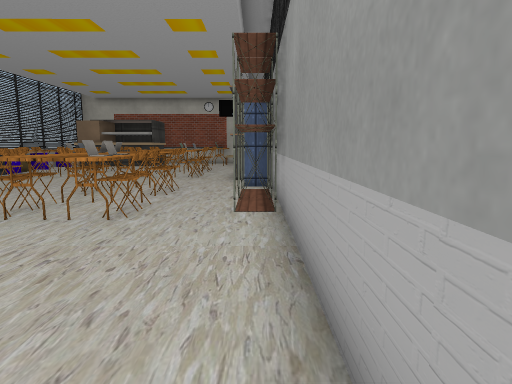
view 1 (above)

19 first-person views from a walk through a Unity game level. The camera is 1.3 m above the floor, tilts 8° down and sees 75° across. The floor is counted in squares, 1 m on a side. Each view is taken from the middle of a square. On the plan, view 1 faces up. The plan holds only what a view shows up to about 14 squares ahead; the rest is blank. The player character is not drawn. Door leaves are left out, so doorways stand open. Some surface patterns are stand-ins.

view 2
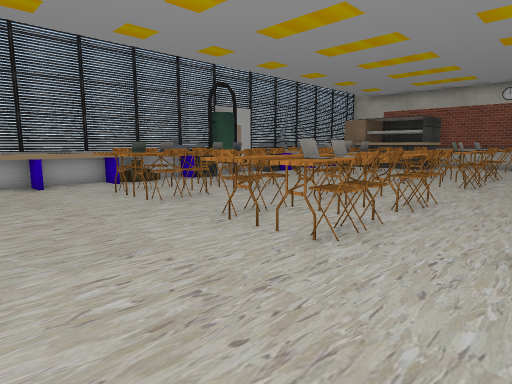

view 3
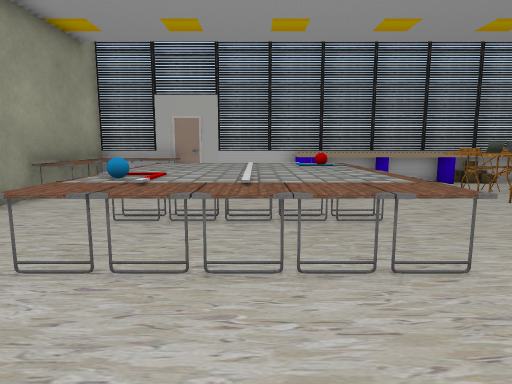

view 4
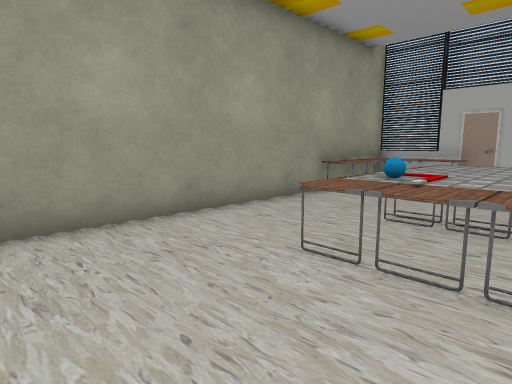

view 5
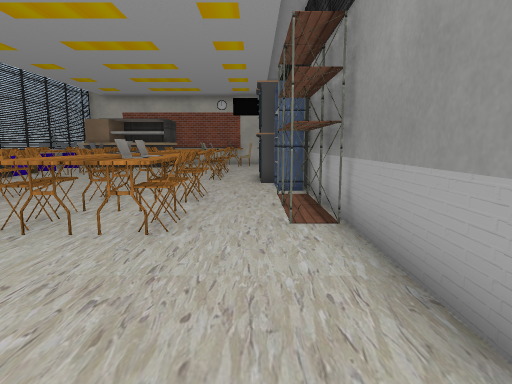

view 6
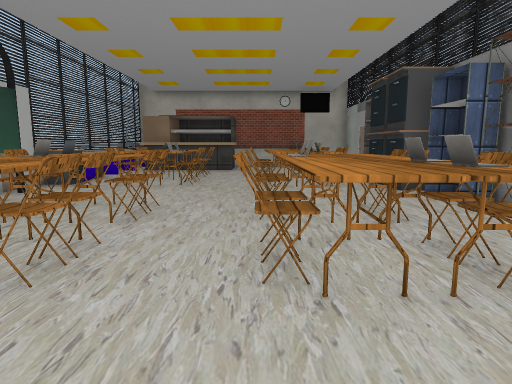

view 7
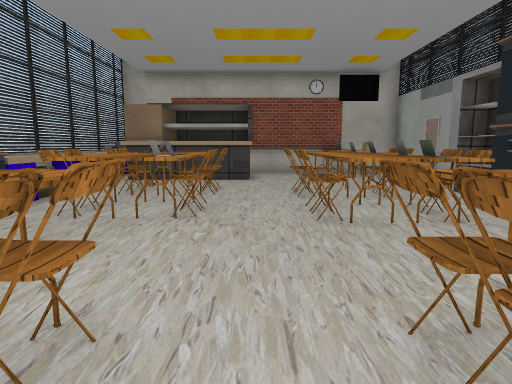

view 8
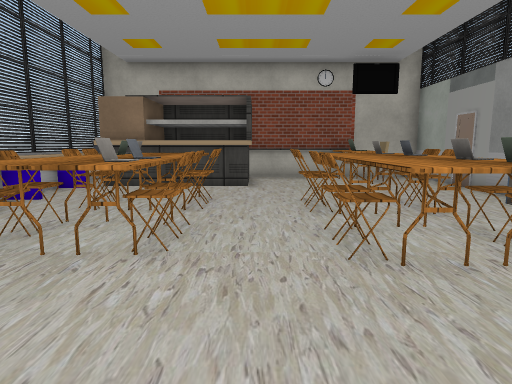

view 9
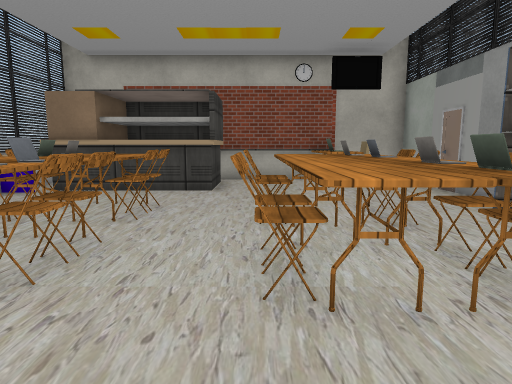

view 10
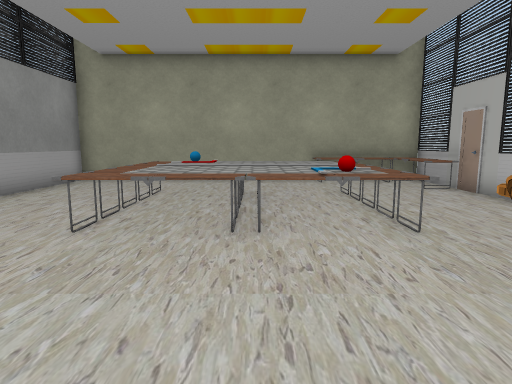

view 11
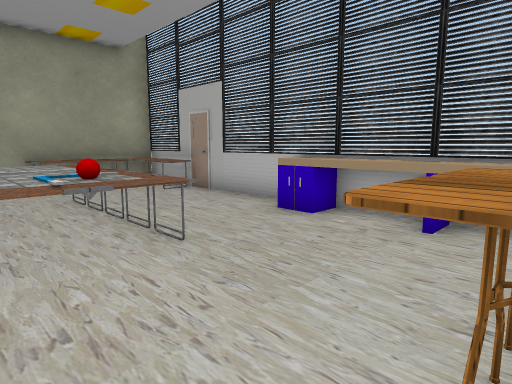

view 12
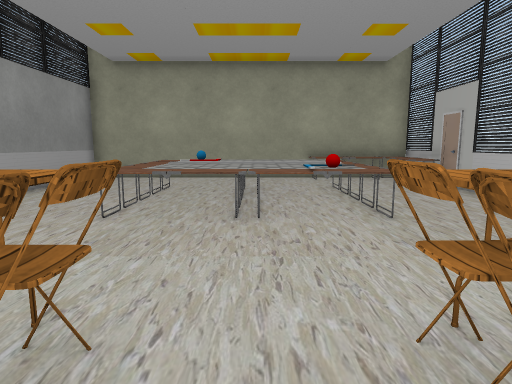

view 13
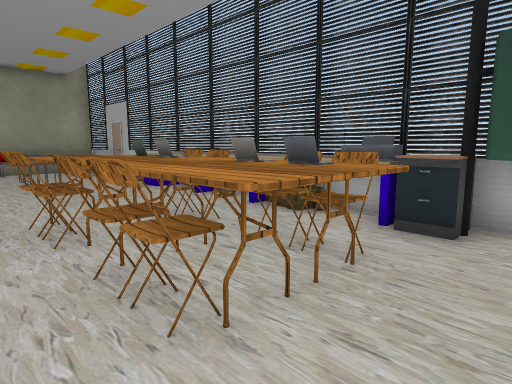

view 14
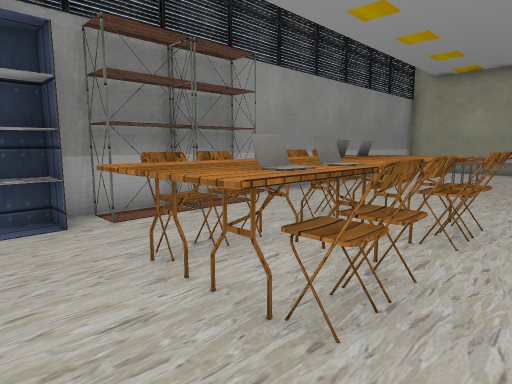

view 15
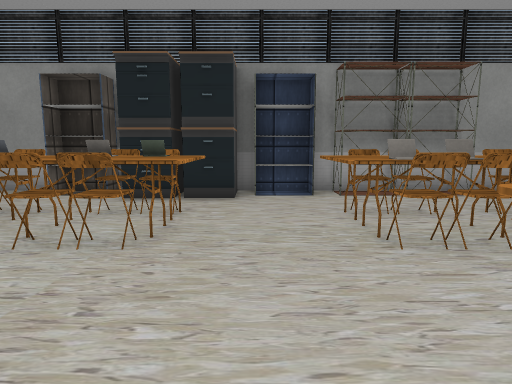

view 16
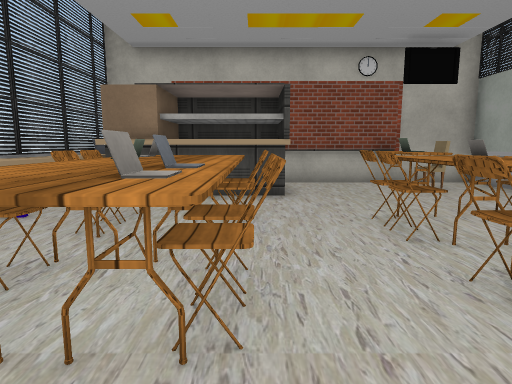

view 17
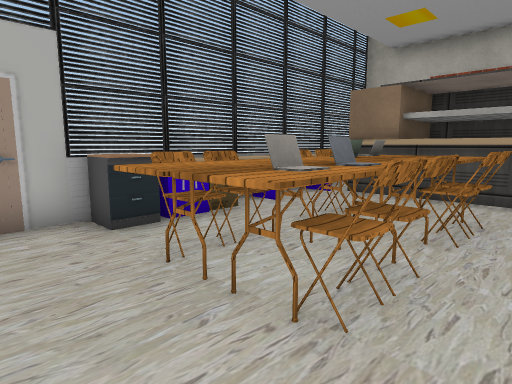

view 18
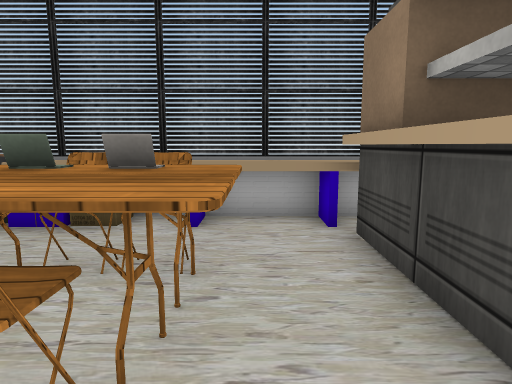

view 19
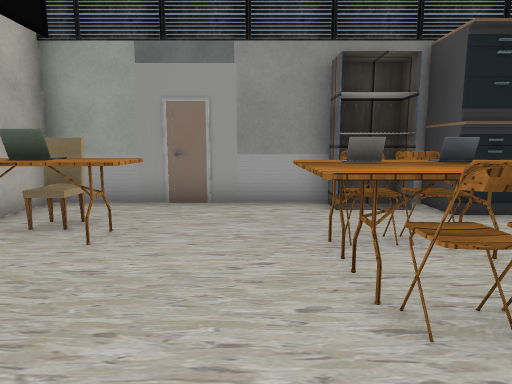

### Floor plan
Key: @ floor where view 1 was taken; # wall or solid block; . floor; D open door; = window, fence, low wall or low ledge; ^ raised ledge; C chair; T table; A cabinet; L laptop; P printer; S shelf; O other object.
Columns run from 12 left of view 1 to 1 right of it. Each row starts with its distance up from view 1.
 24       ########
 23 #  ####..TT..#
 22 #  O###..LLC.#
 21 ^O^O###..TT..#
 20 ^^O###.......#
 19 ^^.TT........#
 18 ^^CLTC.CTLC..#
 17 ^^CLTC.CTLC.S#
 16 ^^.TTT..TLC.D#
 15 #ACCLC.CTLCAA#
 14 #ACTLC.CTLCAA#
 13 #..TT...TT.AA#
 12 ##..........D#
 11 ##.TT...TT..S#
 10 #ACLTC.CLTC.A#
  9 P#CLTC.CLTC.A#
  8 ^^.TTT..TT..A#
  7 ^^CLTC.CTLC.A#
  6 ^^CLTC.CTLC..#
  5 ^^.TT...TT...#
  4 ^^...........#
  3 ^^...........#
  2 ^^..TTTTTT...#
  1 =...TOOOTT...#
  0 =...TOOOTT..@#
 -1 =...TOOOTT...#
 -2 #...TTTTTT...#
 -3 #T...........#
 -4 #T...........#
 -5 #TTTT........#
 -6 ##############

Where each view was taken, in squares from view 1:
view 1: 0 up, 0 right, facing up
view 2: 2 up, 0 right, facing up-left
view 3: 0 up, 0 right, facing left
view 4: 0 up, 0 right, facing down-left
view 5: 1 up, 1 left, facing up
view 6: 3 up, 5 left, facing up
view 7: 8 up, 6 left, facing up
view 8: 10 up, 6 left, facing up
view 9: 11 up, 5 left, facing up
view 10: 7 up, 6 left, facing down
view 11: 6 up, 6 left, facing down-left
view 12: 8 up, 6 left, facing down
view 13: 12 up, 6 left, facing down-left
view 14: 12 up, 6 left, facing down-right
view 15: 12 up, 9 left, facing right
view 16: 12 up, 7 left, facing up
view 17: 12 up, 6 left, facing up-left
view 18: 19 up, 6 left, facing left
view 19: 19 up, 7 left, facing right
